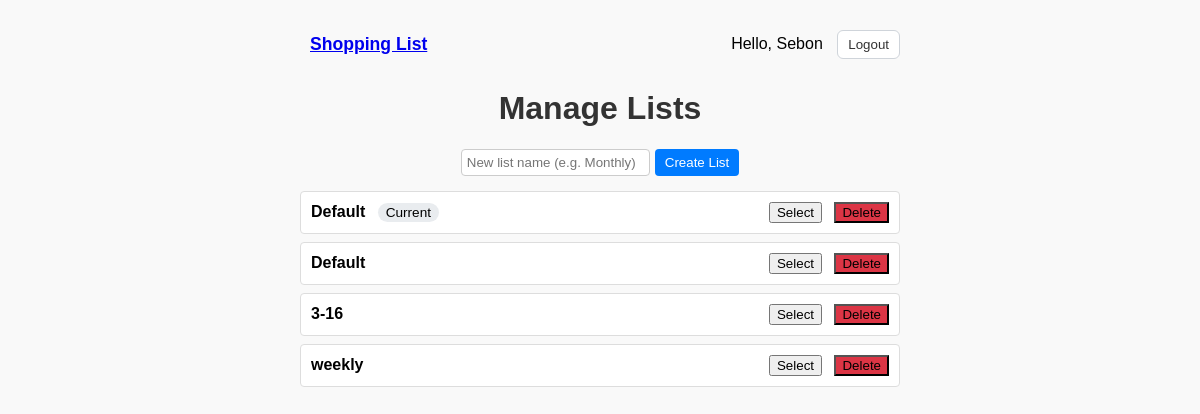
Before: /lists (signed in) with the older database file.
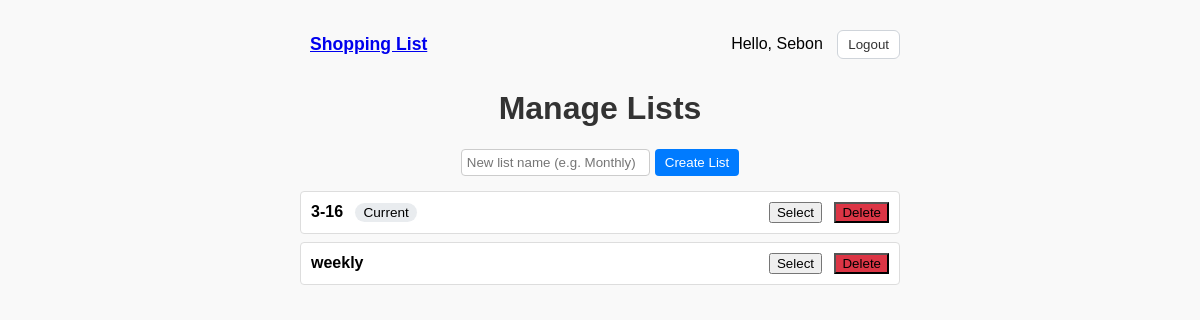
After: the same page with the newer database file.
### tables this page shows
CREATE TABLE lists (
        id INTEGER PRIMARY KEY AUTOINCREMENT,
        name TEXT NOT NULL,
        user_id INTEGER NOT NULL,
        FOREIGN KEY (user_id) REFERENCES users (id)
    );

### app.py (the view)
    def wrapped(*args, **kwargs):
        if "user_id" not in session:
            flash("Please log in to access this page.", "error")
            return redirect(url_for("login"))
        return view_func(*args, **kwargs)

### app.py (called while the page is built)
def login_required(view_func):
    def wrapped(*args, **kwargs):
        if "user_id" not in session:
            flash("Please log in to access this page.", "error")
            return redirect(url_for("login"))
        return view_func(*args, **kwargs)
    wrapped.__name__ = view_func.__name__
    return wrapped

def get_lists_for_user(user_id: int):
    with sqlite3.connect(DB_PATH) as conn:
        conn.row_factory = sqlite3.Row
        cursor = conn.cursor()
        cursor.execute(
            "SELECT * FROM lists WHERE user_id = ? ORDER BY id",
            (user_id,),
        )
        return cursor.fetchall()

def get_list_for_user(user_id: int, list_id: int):
    with sqlite3.connect(DB_PATH) as conn:
        conn.row_factory = sqlite3.Row
        cursor = conn.cursor()
        cursor.execute(
            "SELECT * FROM lists WHERE id = ? AND user_id = ?",
            (list_id, user_id),
        )
        return cursor.fetchone()

@app.route("/lists", methods=["GET"])
@login_required
def manage_lists():
    user_id = session["user_id"]
    all_lists = get_lists_for_user(user_id)
    current_list = None
    if "current_list_id" in session:
        current_list = get_list_for_user(user_id, session["current_list_id"])
    return render_template(
        "lists.html",
        lists=all_lists,
        current_list=current_list,
    )

### templates/lists.html (shortened to what this page needs)
<!DOCTYPE html>
<html lang="en">
    <head>
        <link rel="stylesheet" href="{{ url_for('static', filename='style.css') }}">
    </head>
    <body>
        <header class="top-bar">
            <div class="top-bar-left">
                <a class="app-name" href="{{ url_for('home') }}">Shopping List</a>
            </div>
            <div class="top-bar-right">
                {% if session.get("username") %}
                    <span class="welcome">Hello, {{ session["username"] }}</span>
                    <form action="{{ url_for('logout') }}" method="POST">
                        <button type="submit" class="topbar-button">Logout</button>
                    </form>
                {% endif %}
            </div>
        </header>
        <h1>Manage Lists</h1>
        <form action="{{ url_for('create_list') }}" method="POST" class="new-list-form">
            <input type="text" name="list_name" placeholder="New list name (e.g. Monthly)" required>
            <button type="submit">Create List</button>
        </form>
        <div class="list-management">
            {% for lst in lists %}
                <div class="list-row">
                    <div class="list-row-left">
                        <strong>{{ lst["name"] }}</strong>
                        {% if current_list and lst["id"] == current_list["id"] %}
                            <span class="pill">Current</span>
                        {% endif %}
                    </div>
                    <div class="list-row-right">
                        <form action="{{ url_for('select_list') }}" method="POST">
                            <button type="submit">Select</button>
                        </form>
                        <form action="{{ url_for('delete_list', list_id=lst['id']) }}" method="POST">
                            <button type="submit" class="danger">Delete</button>
                        </form>
                    </div>
                </div>
            {% endfor %}
        </div>
    </body>
</html>

### static/style.css (style rules this page uses)
body { font-family: Arial, sans-serif; max-width: 600px; margin: 20px auto; padding: 0 10px; background-color: #f9f9f9; }
h1 { text-align: center; color: #333; }
.top-bar { display: flex; justify-content: space-between; align-items: center; padding: 10px 0; margin-bottom: 10px; }
.top-bar .app-name { font-weight: bold; font-size: 1.1rem; }
.top-bar .welcome { margin-right: 10px; }
.top-bar form { display: inline; }
.top-bar a { margin-left: 10px; }
.top-bar button.topbar-button { display: inline-block; padding: 6px 10px; border: 1px solid #cfd4da; border-radius: 6px; background: #ffffff; color: #333; cursor: pointer; }
.new-list-form { display: flex; justify-content: center; margin-bottom: 15px; }
.new-list-form input[type="text"] { padding: 5px; margin-right: 5px; border: 1px solid #ccc; border-radius: 4px; }
.new-list-form button { padding: 5px 10px; background-color: #007bff; color: white; border: none; border-radius: 4px; cursor: pointer; }
.list-management { margin-top: 10px; }
.list-row { display: flex; justify-content: space-between; align-items: center; padding: 10px; background-color: white; border: 1px solid #ddd; border-radius: 4px; margin-bottom: 8px; }
.list-row-right form { display: inline; margin-left: 8px; }
.pill { display: inline-block; margin-left: 8px; padding: 2px 8px; border-radius: 999px; background-color: #e9ecef; font-size: 0.85rem; }
button.danger { background-color: #dc3545; }

Changed rows visible on the page:
removed lists: name "Default", shows "Current"
removed lists: name "Default"
shown differently, row unchanged: lists (number 1 of 2 on the later page): now shows "Current"
